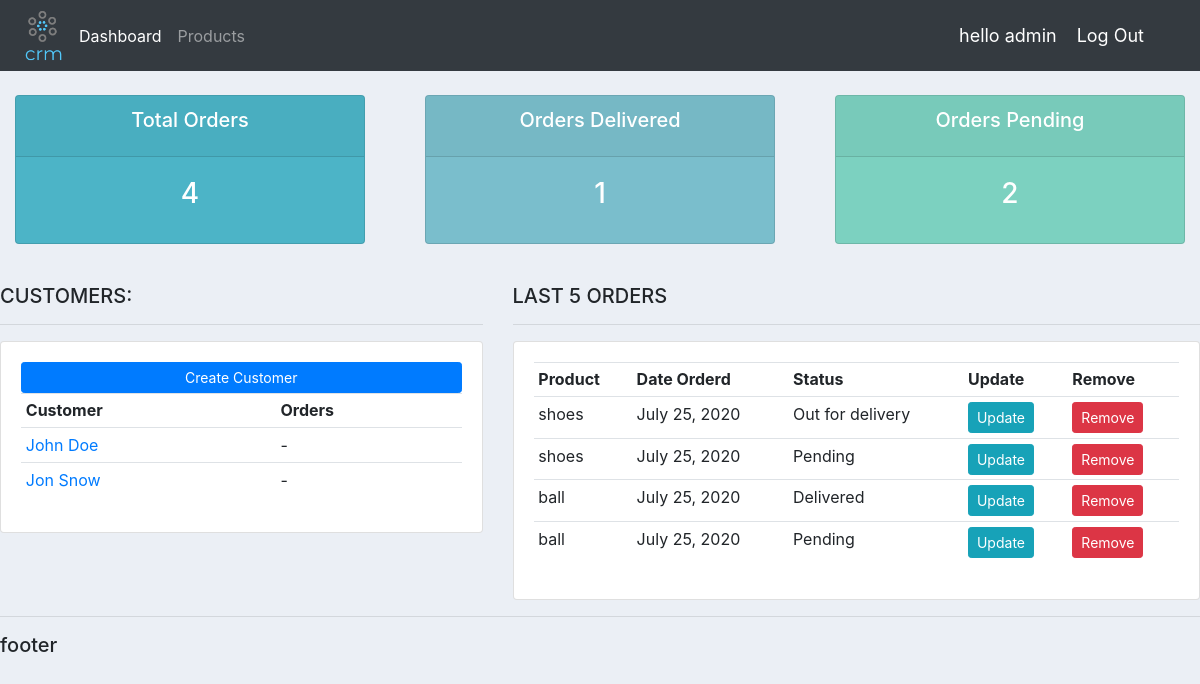
/dashboard/ (signed in), run on an earlier commit of the app's database.
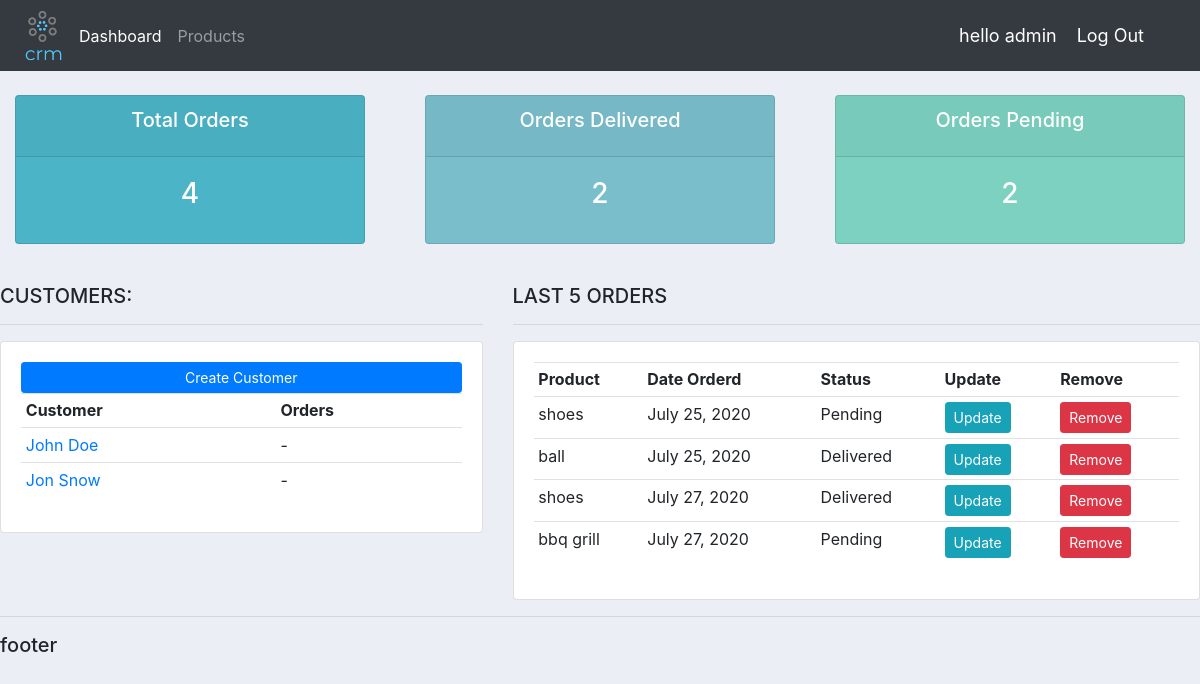
And on a later commit of the database.
### accounts/models.py (models this page shows, shortened)
class Customer(models.Model):
    name = models.CharField(max_length=200, blank=True)
    phone = models.CharField(max_length=200, blank=True)
    email = models.EmailField(max_length=200, blank=True)
    date_crated = models.DateTimeField(default=datetime.datetime.now(), blank=True)

class Order(models.Model):
    STATUS = (
        ('Pending','Pending'),
        ('Out for delivery','Out for delivery'),
        ('Delivered','Delivered'),
    )
    customer = models.ForeignKey(Customer, on_delete=models.CASCADE, null=True )
    product = models.ForeignKey(Product, on_delete=models.CASCADE, null=True)
    date_created = models.DateTimeField(default=datetime.datetime.now(), blank=True)
    status = models.CharField(max_length=200, blank=True, choices=STATUS)

class Product(models.Model):
    CATEGORY = (
        ('indoor','indoor'),
        ('outdoor','outdoor'),
    )
    name = models.CharField(max_length=200, blank=True)
    category = models.CharField(max_length=200, blank=True, choices=CATEGORY)
    price = models.FloatField(validators=[MinValueValidator(0)], blank=True)
    description = models.TextField(max_length=400, blank=True)
    date_crated = models.DateTimeField(default=datetime.datetime.now(), blank=True)
    tags = models.ManyToManyField(Tag, blank=True)
    def __str__(self):
        return self.name

### accounts/views.py (the view)
# urls.py: path('dashboard/', views.dashboard, name='dashboard'),
@login_required(login_url='/login/')
@adminonly
def dashboard(request):
    orders = Order.objects.all()
    customers = Customer.objects.all()
    delivered = Order.objects.filter(status='Delivered')
    pending = Order.objects.filter(status='Pending')
    context = {
        'orders':orders,
        'customers':customers,
        'delivered':delivered,
        'pending':pending,
    }
    return render(request, 'accounts/dashboard.html', context)

### accounts/templates/accounts/dashboard.html (shortened to what this page needs)
{% extends 'accounts/base.html' %}
{% load static %}
{% block content %}
{% include 'accounts/status.html' %}
<br>
<div class="row">
	<div class="col-md-5">
		<h5>CUSTOMERS:</h5>
		<hr>
		<div class="card card-body">
			<a class="btn  btn-primary  btn-sm btn-block" href="">Create Customer</a>
			<table class="table table-sm">
				<tr>
					<th>Customer</th>
					<th>Orders</th>
				</tr>
				{% for customer in customers %}
					<tr>
						<td><a href="{% url 'accounts:customer' customer.pk %}">{{customer.name}}</a></td>
						<td>-</td>
					</tr>
				{% endfor %}
			</table>
		</div>
	</div>
	<div class="col-md-7">
		<h5>LAST 5 ORDERS</h5>
		<hr>
		<div class="card card-body">
			<table class="table table-sm">
				<tr>
					<th>Product</th>
					<th>Date Orderd</th>
					<th>Status</th>
					<th>Update</th>
					<th>Remove</th>
				</tr>
				{% for order in orders %}
					<tr>
						<td>{{order.product}}</td>
						<td>{{order.date_created|date}}</td>
						<td>{{order.status}}</td>
						<td><a href="{% url 'accounts:update_order' order.pk %}"><button class="btn btn-sm btn-info">Update</button></a></td>
						<td><a href="{% url 'accounts:delete_order' order.pk %}"><button class="btn btn-sm btn-danger">Remove</button></a></td>
					</tr>
				{% endfor %}
			</table>
		</div>
	</div>
</div>
{% endblock content %}

What changed in the data, as far as the page shows it:
removed Order: product "shoes", date_created "July 25, 2020", status "Out for delivery"
removed Order: product "ball", date_created "July 25, 2020", status "Pending"
added Order: product "shoes", date_created "July 27, 2020", status "Delivered"
added Order: product "bbq grill", date_created "July 27, 2020", status "Pending"
Also different on the page:
{{ delivered.count }}: "1" → "2"
